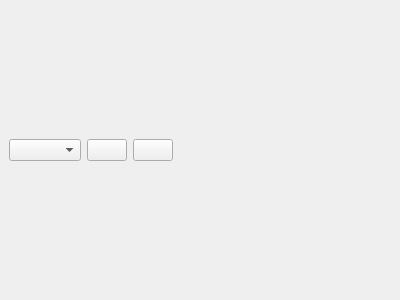
<?xml version="1.0" encoding="UTF-8"?>
<ui version="4.0">
 <class>ImageViewDockWidget</class>
 <widget class="QDockWidget" name="ImageViewDockWidget">
  <property name="enabled">
   <bool>true</bool>
  </property>
  <property name="geometry">
   <rect>
    <x>0</x>
    <y>0</y>
    <width>400</width>
    <height>300</height>
   </rect>
  </property>
  <property name="windowTitle">
   <string>Image View</string>
  </property>
  <widget class="QWidget" name="dockWidgetContents">
   <layout class="QVBoxLayout" name="verticalLayout" stretch="0">
    <item>
     <layout class="QHBoxLayout" name="horizontalLayout" stretch="0,0,0,1">
      <item>
       <widget class="QComboBox" name="topics_combo_box">
        <property name="sizeAdjustPolicy">
         <enum>QComboBox::AdjustToContents</enum>
        </property>
       </widget>
      </item>
      <item>
       <widget class="QPushButton" name="refresh_topics_push_button">
       </widget>
      </item>
      <item>
       <widget class="QPushButton" name="zoom_1_push_button">
       </widget>
      </item>
      <item>
       <spacer name="horizontalSpacer">
        <property name="orientation">
         <enum>Qt::Horizontal</enum>
        </property>
        <property name="sizeHint" stdset="0">
         <size>
          <width>40</width>
          <height>20</height>
         </size>
        </property>
       </spacer>
      </item>
     </layout>
    </item>
   </layout>
  </widget>
 </widget>
 <resources/>
 <connections/>
</ui>
